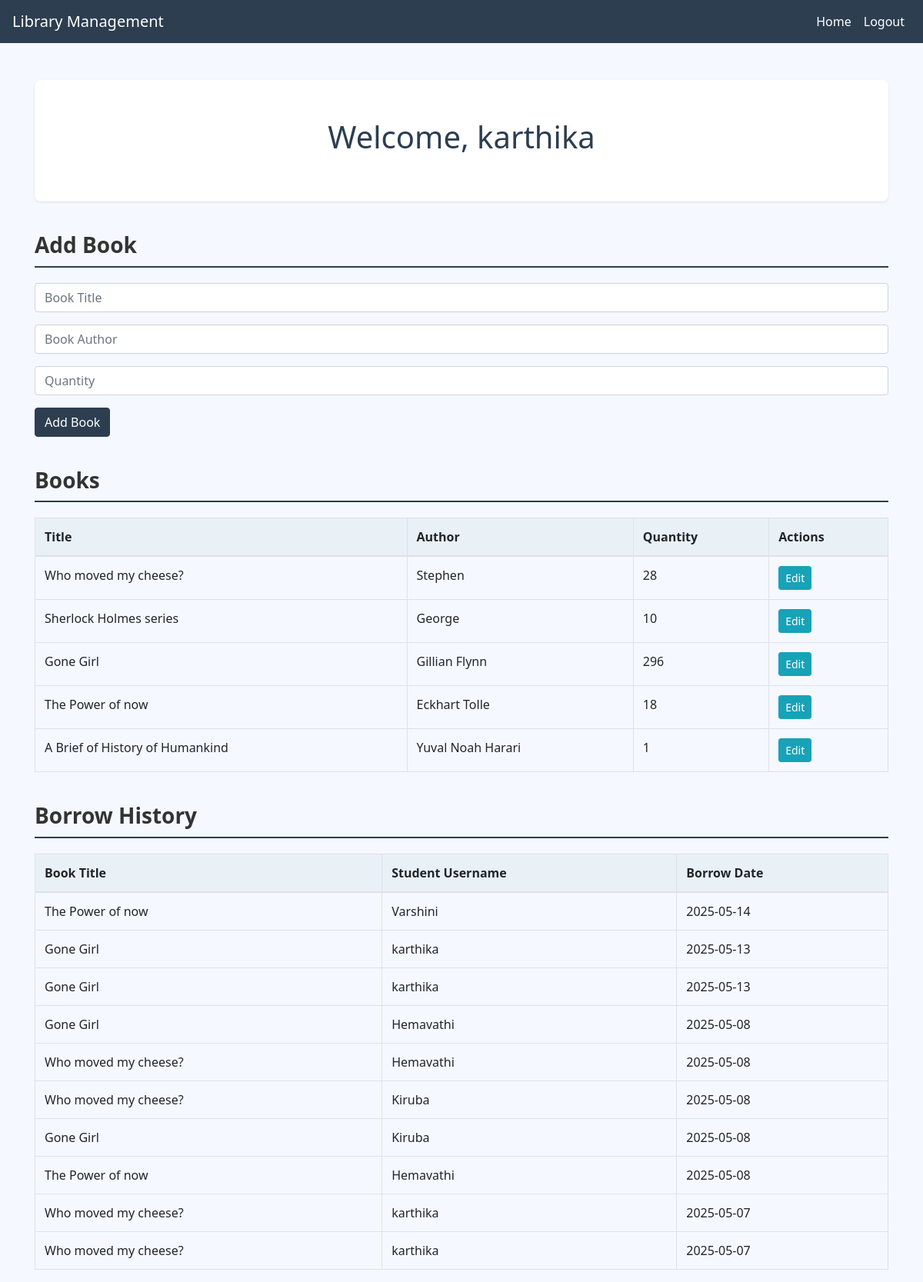
Page /admin_dashboard (signed in) on the committed database.
### tables this page shows
CREATE TABLE books (
                        id INTEGER PRIMARY KEY AUTOINCREMENT,
                        title TEXT, author TEXT, quantity INTEGER DEFAULT 0);

CREATE TABLE borrow_history (
                        id INTEGER PRIMARY KEY AUTOINCREMENT,
                        student_username TEXT,
                        book_id INTEGER,
                        borrow_date TEXT);

### app.py (the view, shortened to what this page needs)
@app.route('/admin_dashboard', methods=['GET', 'POST'])
def admin_dashboard():
    if 'user' in session and session['role'] == 'admin':
        db = get_db()
        books = db.execute("SELECT * FROM books").fetchall()
        borrow_history = db.execute('''SELECT b.id as book_id, b.title, b.author, bh.student_username, bh.borrow_date
                                       FROM borrow_history bh
                                       JOIN books b ON bh.book_id = b.id
                                       ORDER BY bh.borrow_date DESC''').fetchall()
        return render_template('admin_dashboard.html', user=session['user'], books=books, borrow_history=borrow_history)
    return redirect('/')

### app.py (called while the page is built)
def get_db():
    db = getattr(g, '_database', None)
    if db is None:
        db = g._database = sqlite3.connect(DATABASE)
        db.row_factory = sqlite3.Row
    return db

@app.teardown_appcontext
def close_connection(exception):
    db = getattr(g, '_database', None)
    if db is not None:
        db.close()

### templates/admin_dashboard.html (shortened to what this page needs)
<!DOCTYPE html>
<html lang="en">
<head>
    <link href="https://stackpath.bootstrapcdn.com/bootstrap/4.5.2/css/bootstrap.min.css" rel="stylesheet">
</head>
<body>
    <nav class="navbar navbar-expand-lg">
        <a class="navbar-brand" href="#">Library Management</a>
        <div class="collapse navbar-collapse justify-content-end">
            <ul class="navbar-nav">
                <li class="nav-item">
                    <a class="nav-link" href="/">Home</a>
                </li>
                <li class="nav-item">
                    <a class="nav-link" href="/signup/admin">Logout</a>
                </li>
            </ul>
        </div>
    </nav>
    <div class="container mt-5">
        <div class="dashboard-header text-center">
            <h1>Welcome, {{ user }}</h1>
        </div>
        <h3 class="section-title">Add Book</h3>
        <form method="POST" action="/admin_dashboard">
            <div class="form-group">
                <input type="text" class="form-control" name="title" placeholder="Book Title" required>
            </div>
            <div class="form-group">
                <input type="text" class="form-control" name="author" placeholder="Book Author" required>
            </div>
            <div class="form-group">
                <input type="number" class="form-control" name="quantity" placeholder="Quantity" required>
            </div>
            <button type="submit" name="add_book" class="btn btn-primary">Add Book</button>
        </form>
        <h3 class="section-title">Books</h3>
        <table class="table table-bordered">
            <thead>
                <tr>
                    <th>Title</th>
                    <th>Author</th>
                    <th>Quantity</th>
                    <th>Actions</th>
                </tr>
            </thead>
            <tbody>
                {% for book in books %}
                <tr>
                    <td>{{ book.title }}</td>
                    <td>{{ book.author }}</td>
                    <td>{{ book.quantity }}</td>
                    <td>
                                               <button class="btn btn-info btn-sm" data-toggle="modal" data-target="#editBookModal"
                            onclick="setEditBookData({{ book.id }}, '{{ book.title }}', '{{ book.author }}', {{ book.quantity }})">Edit</button>
                    </td>
                </tr>
                {% endfor %}
            </tbody>
        </table>
        <h3 class="section-title">Borrow History</h3>
        <table class="table table-bordered">
            <thead>
                <tr>
                    <th>Book Title</th>
                    <th>Student Username</th>
                    <th>Borrow Date</th>
                </tr>
            </thead>
            <tbody>
                {% for borrow in borrow_history %}
                <tr>
                    <td>{{ borrow.title }}</td>
                    <td>{{ borrow.student_username }}</td>
                    <td>{{ borrow.borrow_date }}</td>
                </tr>
                {% endfor %}
            </tbody>
        </table>
    </div>
</body>
</html>

### templates/admin_dashboard.html (style rules this page uses)
body { background-color: #f5f9ff; font-family: 'Segoe UI', Tahoma, Geneva, Verdana, sans-serif; }
.navbar { background-color: #2c3e50; }
.navbar-brand, .nav-link { color: #ffffff !important; font-weight: 500; }
h1 { margin-top: 20px; margin-bottom: 30px; color: #2c3e50; }
.section-title { margin-top: 40px; margin-bottom: 20px; font-weight: 600; color: #333; border-bottom: 2px solid #2c3e50; padding-bottom: 10px; }
.table thead { background-color: #e9f1f7; }
.btn-primary { background-color: #2c3e50; border-color: #2c3e50; }
.dashboard-header { background-color: #ffffff; padding: 30px; border-radius: 8px; box-shadow: 0 1px 3px rgba(0,0,0,0.1); margin-bottom: 30px; }

### rows in the picture
books: title "Who moved my cheese?", author "Stephen", quantity "28"
books: title "Sherlock Holmes series", author "George", quantity "10"
books: title "Gone Girl", author "Gillian Flynn", quantity "296"
books: title "The Power of now", author "Eckhart Tolle", quantity "18"
books: title "A Brief of History of Humankind", author "Yuval Noah Harari", quantity "1"
borrow_history: title "The Power of now", student_username "Varshini", borrow_date "2025-05-14"
borrow_history: title "Gone Girl", student_username "karthika", borrow_date "2025-05-13"
borrow_history: title "Gone Girl", student_username "karthika", borrow_date "2025-05-13"
borrow_history: title "Gone Girl", student_username "Hemavathi", borrow_date "2025-05-08"
borrow_history: title "Who moved my cheese?", student_username "Hemavathi", borrow_date "2025-05-08"
borrow_history: title "Who moved my cheese?", student_username "Kiruba", borrow_date "2025-05-08"
borrow_history: title "Gone Girl", student_username "Kiruba", borrow_date "2025-05-08"
borrow_history: title "The Power of now", student_username "Hemavathi", borrow_date "2025-05-08"
borrow_history: title "Who moved my cheese?", student_username "karthika", borrow_date "2025-05-07"
borrow_history: title "Who moved my cheese?", student_username "karthika", borrow_date "2025-05-07"

### other values in the picture
{{ user }} "karthika"
